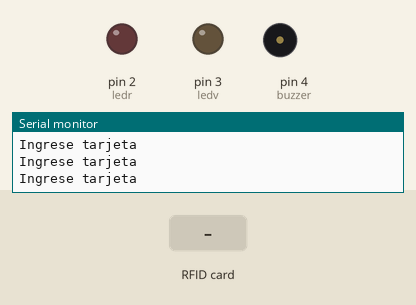
The sketch below on a simulated Arduino Uno, built with avr-gcc and run on an emulated ATmega328P. On the bench: output pins drawn as LEDs (lit = HIGH), buzzer (waves = sounding, pin HIGH), the last lines printed to the serial monitor. Dashed ring = blinking. The test bench sets the inputs (shaded band). The board resets itself during the run and starts again; pins used as bus, display or sensor lines are not drawn.

Above: at 17.7 s.
17.8 s: RFID card 5E 7A 19 C4 held to the reader
At 17.91 s:
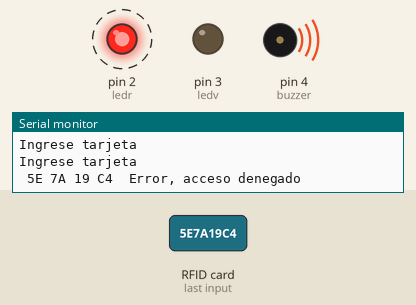
20.8 s: RFID card D0 9F 75 32 held to the reader
At 21.2 s:
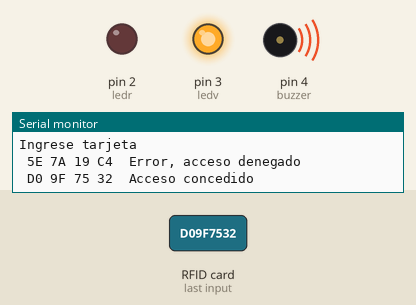
22.8 s: RFID card E9 22 B0 B9 held to the reader
At 24.4 s:
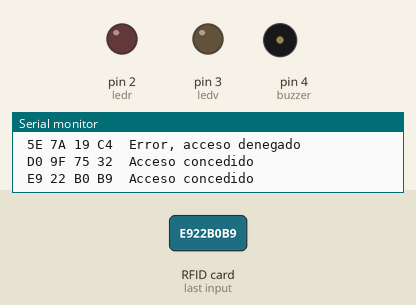
Timing chart, 0 to 25.9 s (numbered marks = the images above; inputs shaded):
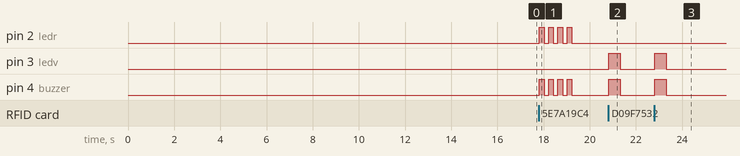

Measured:
- after the input at 17.8 s, pin 2 (ledr), pin 4 (buzzer): alternates HIGH for 0.20 s and LOW for 0.20 s, 8 changes in all, then stays LOW, starting at once
- after the input at 20.8 s, pin 3 (ledv), pin 4 (buzzer): LOW → HIGH at once, → LOW 0.50 s later
- after the input at 22.8 s, pin 3 (ledv), pin 4 (buzzer): LOW → HIGH at once, → LOW 0.50 s later

The sketch:

sketch_nov30a.ino
```cpp
#include <SPI.h>
#include <MFRC522.h>
#include <avr/wdt.h> // libreria perro guardian/watch dog, cada un cierto tiempo reinicia el arduino automaticamente //
#define RST_PIN 9
#define SS_PIN 10

MFRC522 mfrc522 (SS_PIN, RST_PIN);  // Le decimos al arduino que vamos a usar el lector de tarjetas y entre parentesis //
// le pasamos los parametros //

byte lecturaUID[4]; // almacenar los datos del codigo de nuestras tarjetas ( arreglo tipo byte ) es de 4 posiciones ya que es //
// de 4 bytes //

// Creamos los usuarios que van a tener el acceso concedido //
byte Usuario1[4] = {0xD0, 0x9F, 0x75, 0x32}; // codigo tarjeta // datos ( codigos ) sacados de las tarjetas y llavero
byte Usuario2[4] = {0xE9, 0x22, 0xB0, 0xB9}; // codigo llavero // cada codigo es unico

int ledv=3;
int ledr=2;
int buzzer=4;


void setup() {
  // put your setup code here, to run once:
  wdt_disable();
 Serial.begin (9600);

 // Funciones para habilitar nuestro lector para que se comunique con el arduino y nos pueda pasar los datos de sus tarjetas //
 // e interactuar con ellas //
 SPI.begin();
 mfrc522.PCD_Init();

  Serial.println ("Ingrese tarjeta");
  pinMode (ledv , OUTPUT);
  pinMode (ledr , OUTPUT);
  pinMode (buzzer , OUTPUT);

  wdt_enable(WDTO_8S); // si pasan 8 segundos y el loop todavia no termino de dar una vuelta, se va a reiniciar automaticamente el
  // arduino // si no reiniciamos el contador de perro guardian, el arduino se va a reiniciar siempre entonces en el loop al
  // final  ponemos wdt_reset(); //
}

void loop() {
  // put your main code here, to run repeatedly:
 // Ahora para averiguar y mostrar el valor distinto de cada una de nuestras tarjetas //
 //El arduino nos va a devolver el codigo que almacena una tarjeta //
 // Al acercar la tarjeta al lector se activa el codigo //

 if (! mfrc522.PICC_IsNewCardPresent()){  // Esta funcion identifica cuando una tarjeta es acercada para poder leerla //
 return; // va a volver al loop cada vez que la funcion no encuentre una tarjeta /
 }
 if (! mfrc522.PICC_ReadCardSerial()){ // Para ver si el contenido de la tarjeta es accesible o no // No todas las tarjetas son legibles //
 return; // Nos avisa si el codigo de la tarjeta y el contenido de ella es legible o no // Evitamos lecturas invalidas //
 }

 for (byte i =0; i<mfrc522.uid.size;i++){ // la funcion mfrc522.uid.size nos dice el tamaño de bytes del codigo //
 // de cada tarjeta ( longitud de codigo de la tarjeta ) //

 if (mfrc522.uid.uidByte[i]<0x10){ // Para que los datos que nos muestre queden totalmente legibles y no amontonados //
 //  0x10 es igual a 10 en hexagesimal //

    Serial.print (" 0"); // imprima un espacio y un cero //
 }
 else {
      Serial.print(" ");
 }

    Serial.print( mfrc522.uid.uidByte[i], HEX); // Nos permite leer cual es el codigo de nuestra tarjeta en hexagesimal //
    // guardar los datos que ingresamos de nuestra tarjeta/llavero // con el array lecturaUID[4] // y los otros arrays sirven para comparar//
    // si la tarjeta tiene acceso //
    lecturaUID[i]=mfrc522.uid.uidByte[i]; // guarda de uno en uno los valores de nuestra tarjeta
 }

  Serial.print("\t"); // salto de renglon cada vez que se lee una tarjeta // y \t espacio de tabulacion //

// Ahora comparamos para ver si el codigo leido es alguno de los codigos habilitados que vamos a necesitar //
if(comparaUID(lecturaUID, Usuario1)){

    Serial.println ("Acceso concedido");
    digitalWrite (ledv , HIGH);
    digitalWrite (buzzer , HIGH);
    delay (500);
    digitalWrite (ledv , LOW);
    digitalWrite (buzzer , LOW);
  }
 else  if(comparaUID(lecturaUID, Usuario2)){

    Serial.println ("Acceso concedido");
    digitalWrite (ledv , HIGH);
    digitalWrite (buzzer , HIGH);
    delay (500);
    digitalWrite (ledv , LOW);
    digitalWrite (buzzer , LOW);
  }
  else {
    Serial.println ("Error, acceso denegado");
    for (byte i=0; i<4; i++){

    digitalWrite (ledr , HIGH);
    digitalWrite (buzzer , HIGH);
    delay (200);
    digitalWrite (ledr , LOW);
    digitalWrite (buzzer , LOW);
    delay(200);
    }
  }

  mfrc522.PICC_HaltA(); //Funcion para cortar la comunicacion una vez que se lee una tarjeta //
  // evitar que el lector siga leyendo la tarjeta una y otra vez //
  wdt_reset();
}

// Necesitamos declarar la funcion comparaUID, nos vamos fuera del loop para poder escribir el contenido de la funcion //
boolean comparaUID(byte lectura[], byte usuario[]){ // de tipo booleano pq nos devuelve true ( acceso concedido ) o false
// ( acceso denegado) ( 1 o 0) //

// recorre uno por uno de los datos de la tarjeta de ambos, del array tarjeta y el array comparador y va diciendo true o false //
for (byte i=0; i<mfrc522.uid.size; i++){

  if (lectura[i] != usuario[i]){
    return(false);
  }
  return(true);
}
}
```
